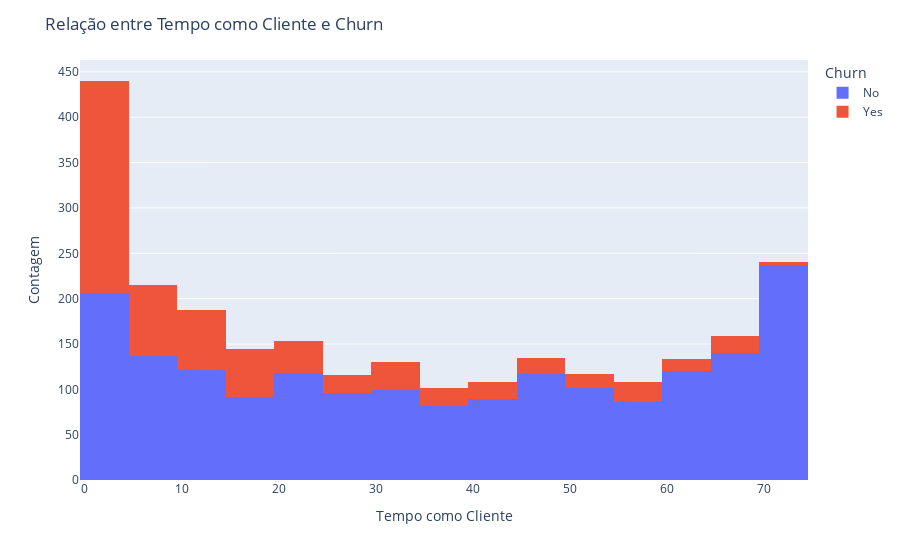

The notebook cell saved with this chart:
### Markdown cell above
- Tempo como cliente se relaciona com a variável churn?

### Code cell
fig = px.histogram(df, x='Tempo_como_Cliente', color='Churn', barmode='stack')

fig.update_layout(title='Relação entre Tempo como Cliente e Churn',
                  xaxis_title= 'Tempo como Cliente',
                  yaxis_title= 'Contagem',
                  legend_title= 'Churn')
fig.show()

### Figure 1 — Plotly figure (JSON) as saved in the notebook; plotly's stock layout.template omitted (floating-point values rounded to 4 significant figures; data arrays with more than 128 entries replaced by an {"elided": "..."} marker saying what was removed)
{"data": [{"bingroup": "x", "hovertemplate": "Churn=No<br>Tempo_como_Cliente=%{x}<br>count=%{y}<extra></extra>", "legendgroup": "No", "marker": {"color": "#636efa", "pattern": {"shape": ""}}, "name": "No", "orientation": "v", "showlegend": true, "type": "histogram", "x": {"elided": "1841 int values"}, "xaxis": "x", "yaxis": "y"}, {"bingroup": "x", "hovertemplate": "Churn=Yes<br>Tempo_como_Cliente=%{x}<br>count=%{y}<extra></extra>", "legendgroup": "Yes", "marker": {"color": "#EF553B", "pattern": {"shape": ""}}, "name": "Yes", "orientation": "v", "showlegend": true, "type": "histogram", "x": {"elided": "647 int values"}, "xaxis": "x", "yaxis": "y"}], "layout": {"barmode": "stack", "legend": {"title": {"text": "Churn"}, "tracegroupgap": 0}, "margin": {"t": 60}, "title": {"text": "Relação entre Tempo como Cliente e Churn"}, "xaxis": {"anchor": "y", "domain": [0, 1], "title": {"text": "Tempo como Cliente"}}, "yaxis": {"anchor": "x", "domain": [0, 1], "title": {"text": "Contagem"}}}}
